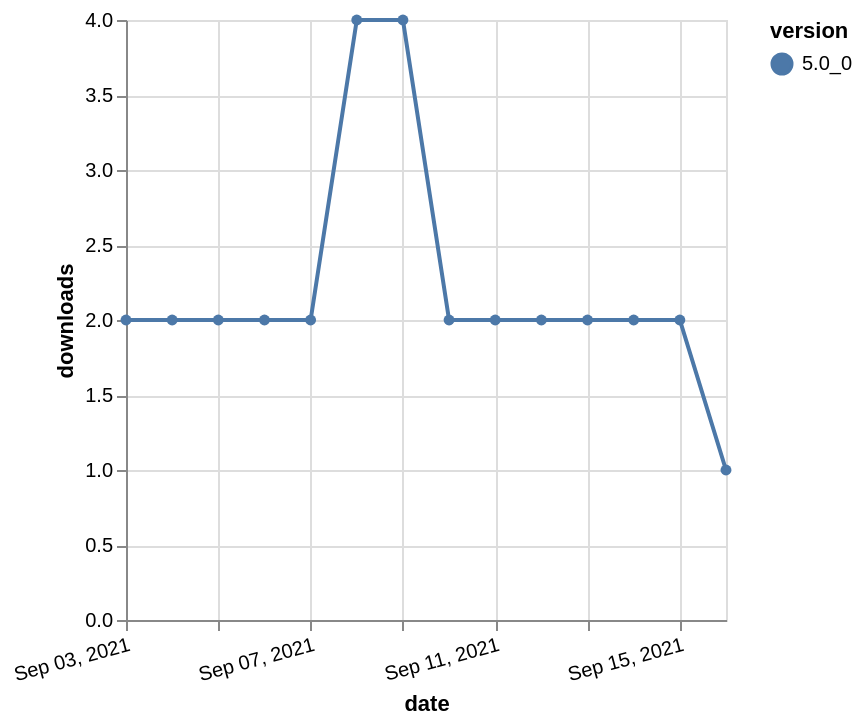

Express this chart as Vega-Lite.
### Vega-Lite specification from a JSON file in a GitHub repository (floating-point values rounded to 4 significant figures)
{"$schema": "https://vega.github.io/schema/vega-lite/v5.json", "description": "A simple bar chart with embedded data.", "data": {"values": [{"date": "2021-09-03", "total": 3296, "delta": 2, "version": "5.0_0"}, {"date": "2021-09-04", "total": 3298, "delta": 2, "version": "5.0_0"}, {"date": "2021-09-05", "total": 3300, "delta": 2, "version": "5.0_0"}, {"date": "2021-09-06", "total": 3302, "delta": 2, "version": "5.0_0"}, {"date": "2021-09-07", "total": 3304, "delta": 2, "version": "5.0_0"}, {"date": "2021-09-08", "total": 3308, "delta": 4, "version": "5.0_0"}, {"date": "2021-09-09", "total": 3312, "delta": 4, "version": "5.0_0"}, {"date": "2021-09-10", "total": 3314, "delta": 2, "version": "5.0_0"}, {"date": "2021-09-11", "total": 3316, "delta": 2, "version": "5.0_0"}, {"date": "2021-09-12", "total": 3318, "delta": 2, "version": "5.0_0"}, {"date": "2021-09-13", "total": 3320, "delta": 2, "version": "5.0_0"}, {"date": "2021-09-14", "total": 3322, "delta": 2, "version": "5.0_0"}, {"date": "2021-09-15", "total": 3324, "delta": 2, "version": "5.0_0"}, {"date": "2021-09-16", "total": 3325, "delta": 1, "version": "5.0_0"}]}, "width": "container", "mark": {"type": "line", "point": {"filled": true}}, "encoding": {"x": {"field": "date", "type": "temporal", "timeUnit": "yearmonthdate", "title": "date", "axis": {"labelAngle": -15}}, "y": {"field": "delta", "type": "quantitative", "title": "downloads"}, "color": {"field": "version", "type": "nominal"}, "tooltip": {"field": "delta"}}}
